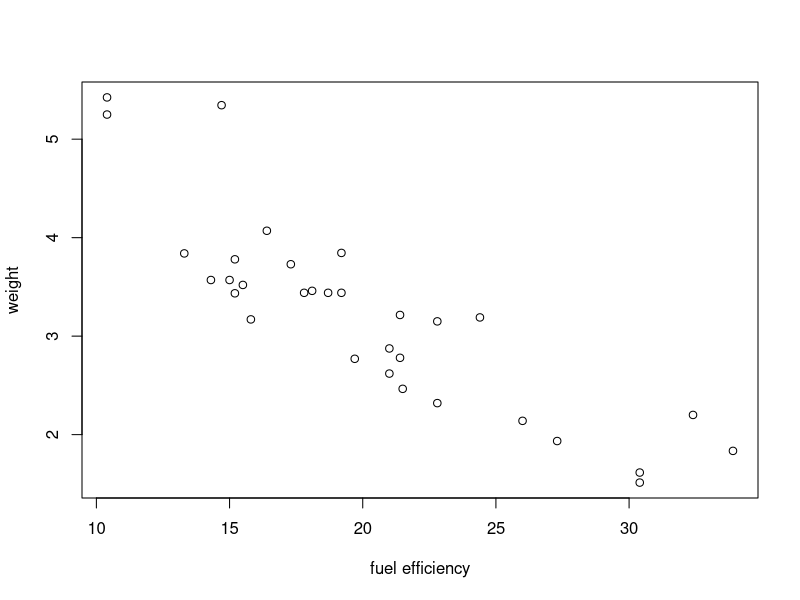

Generate this figure with R:
## ---- chunk 1
knitr::opts_chunk$set(echo = TRUE)
data(mtcars)
## ---- chunk 2
# Note that you can run an individual code chunk by clicking on the green arrow over here -->
# Instead of knitting the entire document, you can work on little bits of code first!

# Write your code below
#(a)
13 + 5
#(b)
7 / 3
#(c)
14^3

## ---- chunk 3
# Write your code below
# (a)
x = 6
y = 5
x + y
#(b)
x = y
x + y
#(c)
y = 8

# it does not affect the value of x

## ---- chunk 4
# Write your code below
#(a)
myName = 'Jiapeng'
myPets = 0
myState = FALSE

#(b)
class(myName)
class(myPets)
class(myState)
## ---- chunk 5
# The data set 'mtcars' has already been loaded into the workspace at the top of the file

# Write your code below
#(a)
summary(mtcars)

#(b)
table(mtcars$am)
# There are more cars that are automatic than cars that are manual

#(c)
sd(mtcars$mpg)

#(d)
mtcars$ratio = mtcars$hp / mtcars$wt
max(mtcars$ratio)

#(e)
plot(mtcars$mpg, mtcars$wt, xlab = 'fuel efficiency', ylab = 'weight')
